Frame 1 (no input): blank canvas, image omitted
Frame 60 (the mouse pressed at the canvas centre just before this capture): blank canvas, image omitted
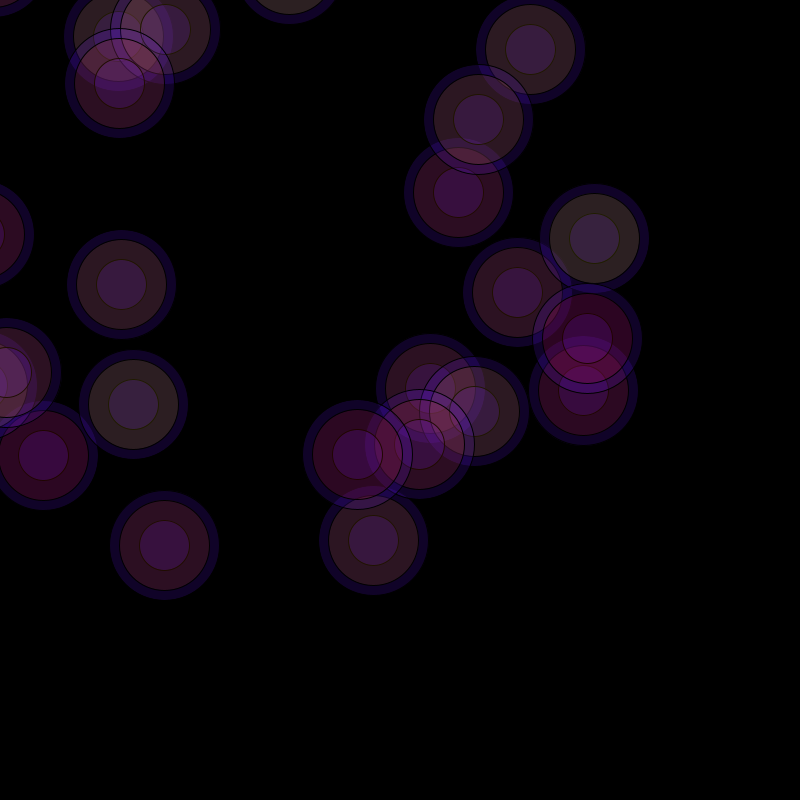
Frame 120 (the mouse held since frame 60 and released just before this capture)

The Processing sketch whose frames 1 and 60 were blank and that drew this single picture after the mouse press (run headless with seeded random() and noise(); from frame 60 on, the mouse is pressed at the canvas centre):

// Processing sketch: Circles
// ── Circles.pde
//http://www.openprocessing.org/sketch/48962
// create an empty array for 100 MovingCircle objects
MovingCircle[] myCircleArray = new MovingCircle[100];
 
void setup() {
  size(800, 800);
  smooth();
   
  // and actually create the objects and populate the
  // array with them
  for(int i=0; i<myCircleArray.length; i++) {
    myCircleArray[i] = new MovingCircle(width/2,height/2,10);  
  }
   
   
}
 
void draw() {
   
  background(0);
  if (mousePressed ==true){
  // iterate through every moving circle
  for(int i=0; i<myCircleArray.length; i++) {
     
    myCircleArray[i].update();
    myCircleArray[i].drawCircle();
      
  }  
   
}

else { 
  for(int i=0; i<myCircleArray.length; i++) {
    myCircleArray[i] = new MovingCircle(width/2,height/2,10);  
  }
  for(int i=0; i<myCircleArray.length; i++) {
    myCircleArray[i] = new MovingCircle(mouseX,mouseY,10);  
  }

}  
  
}

 
class MovingCircle {
 
  float x;
  float y;
  float xSpeed;
  float ySpeed;
   
  float circleSize;
 
  MovingCircle(float xpos, float ypos, float csize) {
    x = xpos;
    y = ypos;
    circleSize = csize;
     
    xSpeed = random(-10, 10);
    ySpeed = random(-10, 10);
     
  }
 
  void update() {
    x += xSpeed;
    y += ySpeed; 
  }
    
  void drawCircle() {
     
    fill(100,20,255,(40));
    ellipse(x, y, circleSize+100, circleSize+100);
    fill(100,20,255,(40));
    ellipse(x, y, circleSize+40, circleSize+40);
    fill(200,random(200),0,(40));
    ellipse(x, y, circleSize+80, circleSize+80);
     
  }
  

   
   
}
